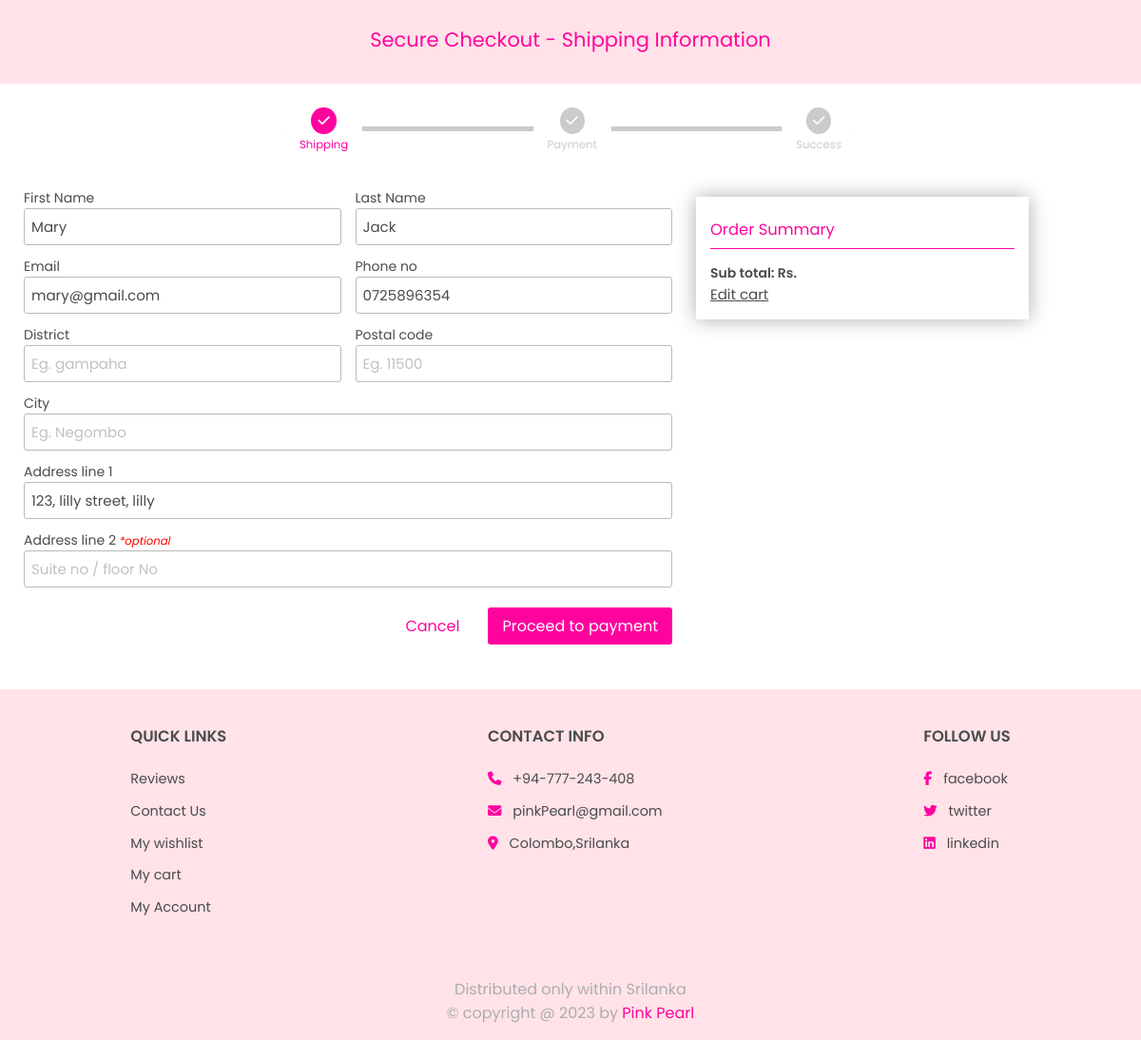
Page /myaccount/checkout.php (signed in) on the committed database.
### tables this page shows
CREATE TABLE `users` (
  `user_id` int(11) NOT NULL,
  `username` varchar(50) NOT NULL,
  `first_name` varchar(100) NOT NULL,
  `last_name` varchar(100) NOT NULL,
  `phone` varchar(15) NOT NULL,
  `address_line1` text NOT NULL,
  `address_line2` text NOT NULL,
  `email` varchar(100) NOT NULL,
  `password` char(255) NOT NULL,
  `reg_date` date NOT NULL DEFAULT current_timestamp(),
  `user_type` varchar(50) NOT NULL
);

### myaccount/checkout.php (the view, shortened to what this page needs)
<?php
    include('../database/dbconnection.php');
    $userSql = "select * from users where user_id = " . $_SESSION['user_id'];
    $result = mysqli_query($connection, $userSql);
    $user = mysqli_fetch_assoc($result);
    $email = $user['email'];
    $phone = $user['phone'];
    $fname= $user['first_name'];
    $lname = $user['last_name'];
    $address1 = $user['address_line1'];
    $address2  = $user['address_line2'];
    $district = $postal = $city =  "";
?>
<!DOCTYPE html>
<html lang="en">
<head>
    <link rel="stylesheet" href="style.css">
    <link rel="stylesheet" href="../index.css">
    <link rel="stylesheet" href="../shop/style.css">
</head>
<body>
    <div class="checkout">
        <div class="header">
            <h2>Secure Checkout - Shipping Information</h2>
        </div>
        <div class="progress">
                <div class="progress-bar shipping">
                    <span><i class="fa fa-check" aria-hidden="true"></i><br><small>Shipping</small></span>
                    <span><i class="fa fa-check" aria-hidden="true"></i><br><small>Payment</small></span>
                    <span><i class="fa fa-check" aria-hidden="true"></i><br><small>Success</small></span>
                </div>
        </div>
        <div class="content checkout-wrapper">
            <form action="checkout.php" method="post">
                <div class="row">
                    <div class="input-box">
                        <label for="">First Name</label>
                        <input type="text" placeholder="Eg. John" name="fname" value="<?php echo "$fname"; ?>">
                    </div>
                    <div class="input-box">
                        <label for="">Last Name</label>
                        <input type="text" placeholder="Eg. Smith" name="lname" value="<?php echo "$lname"; ?>">
                    </div>
                </div>
                <div class="row">
                    <div class="input-box">
                        <label for="">Email</label>
                        <input type="email" placeholder="Eg. example@gmail.com" name="email" value="<?php echo $email ?>">
                    </div>
                    <div class="input-box">
                        <label for="">Phone no</label>
                        <input type="text" placeholder="Eg. 07xxxxxxxx" name="phone" value="<?php echo $phone; ?>">
                    </div>
                </div>
                <div class="row">
                    <div class="input-box">
                        <label for="">District</label>
                        <input type="text" placeholder="Eg. gampaha" name="district" value="<?php echo $district; ?>">
                    </div>
                    <div class="input-box">
                        <label for="">Postal code</label>
                        <input type="text" placeholder="Eg. 11500" name='postal' value="<?php echo $postal; ?>">
                    </div>
                </div>
                <div class="row">
                    <div class="input-box">
                        <label for="">City</label>
                        <input type="text" placeholder="Eg. Negombo" name="city" value="<?php echo $city; ?>">
                    </div>
                </div>
                <div class="row">
                    <div class="input-box">
                        <label for="">Address line 1</label>
                        <input type="text" placeholder="House No, Street No, Area" name="address1" value="<?php echo $address1; ?>">
                    </div>
                </div>
                <div class="row">
                    <div class="input-box">
                        <label for="">Address line 2 <small style="color: red;font-style:italic;">*optional</small></label>
                        <input type="text" placeholder="Suite no / floor No " name="address2"  value="<?php echo $address2; ?>">
                    </div>
                </div>
                <div style="width:100%;display:flex;justify-content:right;gap:15px;align-items:end;">
                    <a href="cart.php" style="padding: 7px 15px; font-size:16px;color:var(--pink)">Cancel</a>
                    <button type="submit" name="proceed" style="padding: 7px 15px; font-size:16px;">Proceed to payment</button>
                </div>
            </form>
            <div class="summary-wrapper">
                <div class="summary-box">
                    <h3>Order Summary</h3>
                    <?php
                        echo "<h4 style='font-weight:600;'>Sub total: Rs. " . getSubtotal($connection, $_SESSION['user_id']) . "</h4>";
                    ?>
                    <a href="cart.php" style="font-size: 15px;">Edit cart</a>
                </div>
            </div>
        </div>
    </div>
    <?php include('../shop/footer.php') ?>
</body>
</html>
<?php
    function getSubtotal($connection, $id) {
        $totalQuery = "select sum(amount) from shopping_cart where user_id = " . $id;
        $totalResult = mysqli_query($connection, $totalQuery);
        $subtotal = mysqli_fetch_assoc($totalResult)['sum(amount)'];
        return $subtotal;
    }
?>

### myaccount/style.css (style rules this page uses)
button { font-size: 16px; }
input::placeholder { color: rgb(193, 193, 193); }
.myaccount form .input-box input, .myaccount form .input-box textarea, .checkout-wrapper form .row .input-box input, .checkout-wrapper form .row .input-box select { width: 100%; padding: 7px; border-radius: 3px; border: 2px solid var(--grey); font-size: 16px; }
.myaccount small, .checkout-wrapper form small { color: red; }
.checkout .header { background-color: var(--lightpink); width: 100%; padding: 10px 25px; }
.checkout .progress { width: 100%; margin-top: 10px; display: flex; align-items: center; justify-content: center; }
.checkout .progress .progress-bar { position: relative; width: 100%; max-width: 600px; display: flex; justify-content:space-between; }
.checkout .progress span { text-align: center; background-color: var(--white); z-index: 2; padding: 15px; border-radius: 50%; }
.checkout .progress span i { background-color: rgb(203, 203, 203); color: var(--white); padding: 7px; border-radius: 50%; }
.checkout .progress span small { color: rgb(203, 203, 203); }
.checkout .progress span:first-of-type i, .checkout .progress .progress-bar.payment span:nth-of-type(2) i, .checkout .progress .progress-bar.success i { background-color: var(--pink); color: var(--white); }
.checkout .progress span:first-of-type small, .checkout .progress .progress-bar.payment span:nth-of-type(2) small, .checkout .progress .progress-bar.success span small { color: var(--pink); }
.checkout-wrapper { display: flex; align-items: stretch; justify-content: center; padding: 15px; }
.checkout-wrapper form { width: 60%; padding: 0 10px; display: flex; flex-direction: column; align-items: center; justify-content: flex-start; }
.checkout-wrapper form .row .input-box input, .checkout-wrapper form .row .input-box select { border: 1px solid rgb(186, 186, 186); }
.checkout-wrapper .summary-wrapper { width: 40%; height: 100%; padding: 15px; display: flex; align-items: flex-start;justify-content: center; flex-direction: column; gap: 15px; }
.checkout-wrapper .summary-wrapper .summary-box { background-color: var(--white); width: 80%; box-shadow: 0 0 20px var(--grey); padding: 15px; }
.checkout-wrapper .summary-wrapper .summary-box h3 { padding: 7px 0; border-bottom: 1px solid var(--pink); color: var(--pink); }
.checkout-wrapper .summary-wrapper .summary-box a { text-decoration: underline; }
.checkout-wrapper form .row { width: 100%; display: flex; align-items: center; justify-content: stretch; gap: 15px; margin: 6px 0; }
.checkout-wrapper form .row .input-box { width: 100%; }
.checkout-wrapper form .row .input-box input { width: 100%; font-size: 15px; }
.checkout-wrapper form button { margin-top: 15px; }
.checkout-wrapper form.payment > .row, .checkout-wrapper form > div { width: 80%; }

### index.css (style rules this page uses)
* { margin: 0;padding: 0; box-sizing: border-box; font-family: 'Poppins', sans-serif; font-weight: 400; text-decoration: none; list-style-type: none; color: var(--black); outline: none; }
:root { --white: white; --black: rgb(75, 75, 75); --grey: rgb(173, 173, 173); --lightpink: rgb(255, 227, 232); --pink: #FF039E; }
button, .button { padding: 10px 25px; background-color: var(--pink); font-size: 20px; border: none; color: var(--white); cursor: pointer; transition: 0.3s; border-radius: 3px; display: flex; align-items: center; justify-content: center; gap: 10px; }

### shop/style.css (style rules this page uses)
html { font-size: 100%; scroll-padding-top: 18vh; }
body { background-color: var(--white); font-size: 14px; }
h2 { text-align: center; color: var(--pink); margin-top: 1rem; margin-bottom: 1.3rem; }

### rows in the picture
users: fname "Mary", lname "Jack", email "mary@gmail.com", phone "0725896354", address1 "123, lilly street, lilly"
